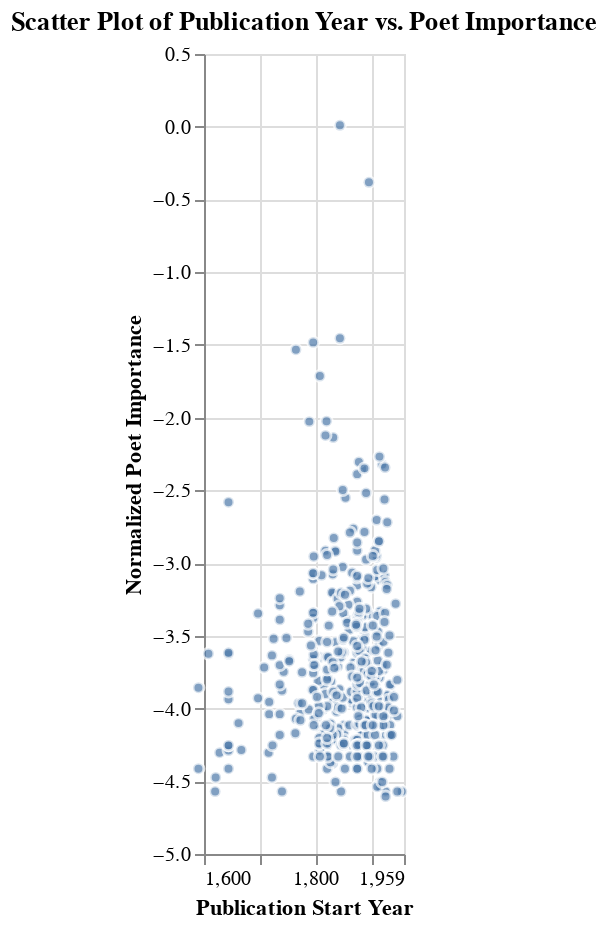

Notebook source saved alongside this figure:
### Code cell
columns_to_exclude = ['Summary', 'UniformTitle', 'VariantTitle']

work['MissingFields'] = work.drop(columns=columns_to_exclude).isnull().sum(axis=1)

work_importance_total_df = raw_importance.merge(work, on='workID', how='outer')[
    ['workID', 'TitleHZ', 'PubStartYear', 'PubEndYear', 'PoetImportance', 'MissingFields']]

# 将 X=0 的点放置在 X=1600 的左侧
work_importance_total_df['AdjustedPubStartYear'] = work_importance_total_df['PubStartYear'].apply(
    lambda x: 1590 if x == 0.0 else x
)

# 对数放大 Importance 值
offset = 0.01  # 偏移量
work_importance_total_df['LnPoetImportance'] = np.log(work_importance_total_df['PoetImportance'] + offset)

# 拉大差距：通过指数放大或归一化处理
scaling_factor = 5  # 放大因子
work_importance_total_df['ScaledLnPoetImportance'] = work_importance_total_df['LnPoetImportance'] * scaling_factor

import altair as alt

# 绘制散点图，并设置 X 轴刻度
scatter_plot = alt.Chart(work_importance_total_df).mark_circle(
    stroke='white',  # 边框颜色设置为白色
    strokeWidth=1.5  # 边框宽度
).encode(
    x=alt.X(
        'AdjustedPubStartYear:Q',
        title='Publication Start Year',
        scale=alt.Scale(domain=[1600, 1959], nice=False),  # 定义刻度
        axis=alt.Axis(values=[0, 1600, 1700, 1800, 1900, 1959])  # 显示特定刻度
    ),
    y=alt.Y('LnPoetImportance:Q', title='Normalized Poet Importance', scale=alt.Scale(zero=False)),
    tooltip=['workID', 'TitleHZ', 'PubStartYear', 'PoetImportance']
).properties(
    title='Scatter Plot of Publication Year vs. Poet Importance',
    width=100,
    height=400
)

# 保存并展示图表
scatter_plot.show()

### Figure 1 — Vega specification as saved in the notebook (floating-point values rounded to 4 significant figures; data arrays with more than 128 entries replaced by an {"elided": "..."} marker saying what was removed)
{"$schema": "https://vega.github.io/schema/vega/v5.json", "data": [{"name": "source_0", "values": {"elided": "431 records"}}, {"name": "source_0_y_domain_LnPoetImportance", "values": [{"min": -4.605, "max": 0.00995}]}], "marks": [{"type": "symbol", "name": "marks", "from": {"data": "source_0"}, "encode": {"update": {"tooltip": {"signal": "{\"workID\": format(datum[\"workID\"], \"\"), \"TitleHZ\": isValid(datum[\"TitleHZ\"]) ? datum[\"TitleHZ\"] : \"\"+datum[\"TitleHZ\"], \"PubStartYear\": format(datum[\"PubStartYear\"], \"\"), \"PoetImportance\": format(datum[\"PoetImportance\"], \"\")}"}, "stroke": {"value": "white"}, "y": {"field": "LnPoetImportance", "scale": "y"}, "shape": {"value": "circle"}, "strokeWidth": {"value": 1.5}, "fill": {"value": "#4c78a8"}, "opacity": {"value": 0.7}, "x": {"field": "AdjustedPubStartYear", "scale": "x"}}}, "style": ["circle"]}], "scales": [{"name": "x", "type": "linear", "domain": [1600, 1959], "range": [0, {"signal": "width"}], "nice": false, "zero": false}, {"name": "y", "type": "linear", "domain": [{"signal": "(data(\"source_0_y_domain_LnPoetImportance\")[0] || {}).min"}, {"signal": "(data(\"source_0_y_domain_LnPoetImportance\")[0] || {}).max"}], "range": [{"signal": "height"}, 0], "zero": false, "nice": true}], "axes": [{"scale": "x", "maxExtent": 0, "ticks": false, "orient": "bottom", "grid": true, "aria": false, "domain": false, "labels": false, "minExtent": 0, "gridScale": "y", "values": [0, 1600, 1700, 1800, 1900, 1959], "zindex": 0}, {"scale": "y", "gridScale": "x", "orient": "left", "tickCount": {"signal": "ceil(height/40)"}, "labels": false, "grid": true, "maxExtent": 0, "minExtent": 0, "ticks": false, "aria": false, "domain": false, "zindex": 0}, {"scale": "x", "grid": false, "labelFlush": true, "labelOverlap": true, "orient": "bottom", "zindex": 0, "values": [0, 1600, 1700, 1800, 1900, 1959], "title": "Publication Start Year"}, {"scale": "y", "zindex": 0, "tickCount": {"signal": "ceil(height/40)"}, "title": "Normalized Poet Importance", "orient": "left", "grid": false, "labelOverlap": true}], "title": {"text": "Scatter Plot of Publication Year vs. Poet Importance", "frame": "group"}, "style": "cell", "background": "white", "padding": 5, "width": 100, "height": 400}
